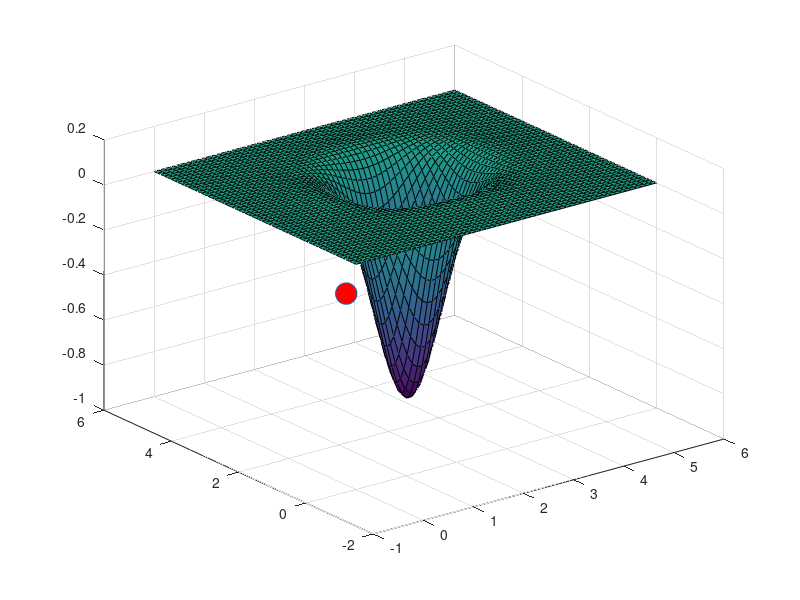

Here is the MATLAB script that generated this plot:
function metodo_newton_ex_10()
  alfa = 0.1;
  tol = 10e-3;
  x1 = x2 = -1;
  results = do_method(x1, x2, tol, alfa);

  plot_graph(results);
endfunction

function results = do_method(x1, x2, tol, alfa)
  xZero = [x1; x2];
  xNew = nan;
  results = zeros(3, 1000);

  for i=1 : 1000
    xNew = xZero - alfa * inv(hessiana(xZero)) * get_gradient_vector_result(xZero(1, 1), xZero(2, 1));

    results(1:2, i) = xNew;
    if abs(functionOfX(xNew) - functionOfX(xZero)) <= tol
      results(3, i) = functionOfX(xNew);
      printf("Resultado encontrado em x1=%.16f, x2=%.16f e f(x1,x2)=%.16f  em %d iteracoes", xNew(1,1), xNew(2, 1), functionOfX(xNew), i);

      results = results(:, 1:i);
      return
    endif

    xZero = xNew;
  endfor

  printf("Resultado encontrado em x1=%.16f, x2=%.16f e f(x1,x2)=%.16f  em %d iteracoes", xNew(1,1), xNew(2, 1), functionOfX(xNew), 1000);
endfunction

function y = functionOfX(xValues)
  x1 = xValues(1,:);
  x2 = xValues(2,:);
  c = -((x1 - pi).^2 + (x2 - pi).^2);
  y = (-cos(x1)).*(cos(x2)).*exp(c);
endfunction

function y = functionOfXMesh(x1, x2)
  c = -((x1 - pi).^2 + (x2 - pi).^2);
  y = (-cos(x1)).*(cos(x2)).*exp(c);
endfunction

function response = get_gradient_vector_result(x1, x2)
  c = -((x1 - pi).^2 + (x2 - pi).^2);
  response = [
    exp(c).*cos(x2).*(sin(x1) + 2.*cos(x1).*(x1 - pi));
    (-exp(c)).*cos(x1).*((-sin(x2)) -2.*cos(x2).*(x2 - pi))
  ];
endfunction

function res = hessiana(xValues)
  x1 = xValues(1, 1);
  x2 = xValues(2, 1);
  c = -((x1 - pi).^2 + (x2 - pi).^2);

  a1 = -exp(c);
  b1 = cos(x1);
  c1 = (-sin(x2) - 2.*cos(x2).*(x2- pi));
  a2 = exp(c);
  b2 = cos(x2);
  c2 = (sin(x1) + 2.*cos(x1)*(x1 - pi));

  des = -cos(x2) + 2.*(x2-pi).*(sin(x2) - cos(x2));
  des2 = cos(x1) - (2.*sin(x1).*(x1-pi) + 2.*cos(x1));

  res = [
    -2.*exp(c).*(x1 - pi).*b2.*c2 + a2.*b2.*des2,                           (-2.*exp(c).*(x2 - pi)).*b2.*c2 + a2.*(-sin(x2))*c2;
    -2.*exp(c).*(x1 - pi) .* cos(x1) .* (-sin(x2) - 2.*cos(x2).*(x2-pi)),   b1.*(-2.*exp(c).*(x2 - pi).*c1 + a1.*des)
  ];

  a = 1;

endfunction

function plot_graph(results)
  x1Interval = 0 : 0.1 : 6;
  x2Interval = 0 : 0.1 : 6;
  [X Y] = meshgrid(x1Interval, x2Interval);
  zValues = functionOfXMesh(X, Y);

  surf(X, Y, zValues);
  hold on;

  for i=1 : length(results(1, :))
    x1 = results(1, 1);
    x2 = results(2, 1);
    z = results(3, 1);
    scatter3(x1, x2, z, 'SizeData', 240, 'MarkerFaceColor', 'r');
    hold on;

  endfor

endfunction
